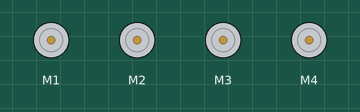
This sketch was run on a simulated Arduino Uno, built with avr-gcc and run on an emulated ATmega328P. On the bench: 4 × DC motor (green arrow = forward, orange = backward, longer = faster). What the sketch prints to the serial monitor is not drawn.

Above: at 17.59 s.
Timing chart, 0 to 23.4 s (numbered marks = the images above):
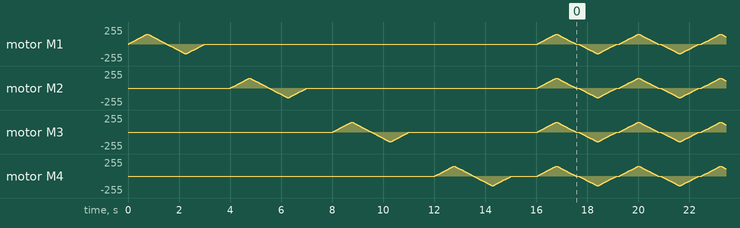

The sketch:

simple_robot.ino
```cpp
/*
Updated from the test sketch for the Adafruit assembled Motor Shield for Arduino

For use with the Adafruit Motor Shield v2
---->  http://www.adafruit.com/products/1438
*/

#include <Wire.h>
#include <Adafruit_MotorShield.h>
#include "utility/Adafruit_MS_PWMServoDriver.h"

// Create the motor shield object with the default I2C address
Adafruit_MotorShield AFMS = Adafruit_MotorShield();

// Initialize pointers to each motor object
Adafruit_DCMotor *mtr1 = AFMS.getMotor(1);
Adafruit_DCMotor *mtr2 = AFMS.getMotor(2);
Adafruit_DCMotor *mtr3 = AFMS.getMotor(3);
Adafruit_DCMotor *mtr4 = AFMS.getMotor(4);

void setup()
{
    Serial.begin(9600);           // set up Serial library at 9600 bps
    Serial.println("Adafruit Motorshield v2 - DC Motor test!");

    AFMS.begin();  // create with the default frequency 1.6KHz

  // Run motor tests
  Serial.println("***Motor 1***");
  runTest(mtr1);

  Serial.println("***Motor 2***");
  runTest(mtr2);

  Serial.println("***Motor 3***");
  runTest(mtr3);

  Serial.println("***Motor 4***");
  runTest(mtr4);

}

void loop()
{
  Serial.println("Forward Slow");
  moveFowardSlow();

  delay(100);

  Serial.println("Backward Slow");
  moveBackwardSlow();

  delay(100);
}

void runTest(Adafruit_DCMotor *myMotor)
{
  uint8_t i;

  Serial.println("tick");
  myMotor->run(FORWARD);
  for (i=0; i<150; i++)
  {
    myMotor->setSpeed(i);
    delay(5);
  }

  for (i=150; i!=0; i--)
  {
    myMotor->setSpeed(i);
    delay(5);
  }


  Serial.println("tock");
  myMotor->run(BACKWARD);
  for (i=0; i<150; i++)
  {
    myMotor->setSpeed(i);
    delay(5);
  }

  for (i=150; i!=0; i--)
  {
    myMotor->setSpeed(i);
    delay(5);
  }

  Serial.println("tech");
  myMotor->run(RELEASE);
  delay(1000);
}

void moveFowardSlow()
{
  uint8_t i;

  mtr1->run(FORWARD);
  mtr2->run(FORWARD);
  mtr3->run(FORWARD);
  mtr4->run(FORWARD);

  for (i=0; i<150; i++)
  {
    mtr1->setSpeed(i);
    mtr2->setSpeed(i);
    mtr3->setSpeed(i);
    mtr4->setSpeed(i);
    delay(5);
  }

  for (i=150; i!=0; i--)
  {
    mtr1->setSpeed(i);
    mtr2->setSpeed(i);
    mtr3->setSpeed(i);
    mtr4->setSpeed(i);
    delay(5);
  }

  mtr1->run(RELEASE);
  mtr2->run(RELEASE);
  mtr3->run(RELEASE);
  mtr4->run(RELEASE);
}

void moveBackwardSlow()
{
  uint8_t i;

  mtr1->run(BACKWARD);
  mtr2->run(BACKWARD);
  mtr3->run(BACKWARD);
  mtr4->run(BACKWARD);

  for (i=0; i<150; i++)
  {
    mtr1->setSpeed(i);
    mtr2->setSpeed(i);
    mtr3->setSpeed(i);
    mtr4->setSpeed(i);
    delay(5);
  }

  for (i=150; i!=0; i--)
  {
    mtr1->setSpeed(i);
    mtr2->setSpeed(i);
    mtr3->setSpeed(i);
    mtr4->setSpeed(i);
    delay(5);
  }

  mtr1->run(RELEASE);
  mtr2->run(RELEASE);
  mtr3->run(RELEASE);
  mtr4->run(RELEASE);
}
```
